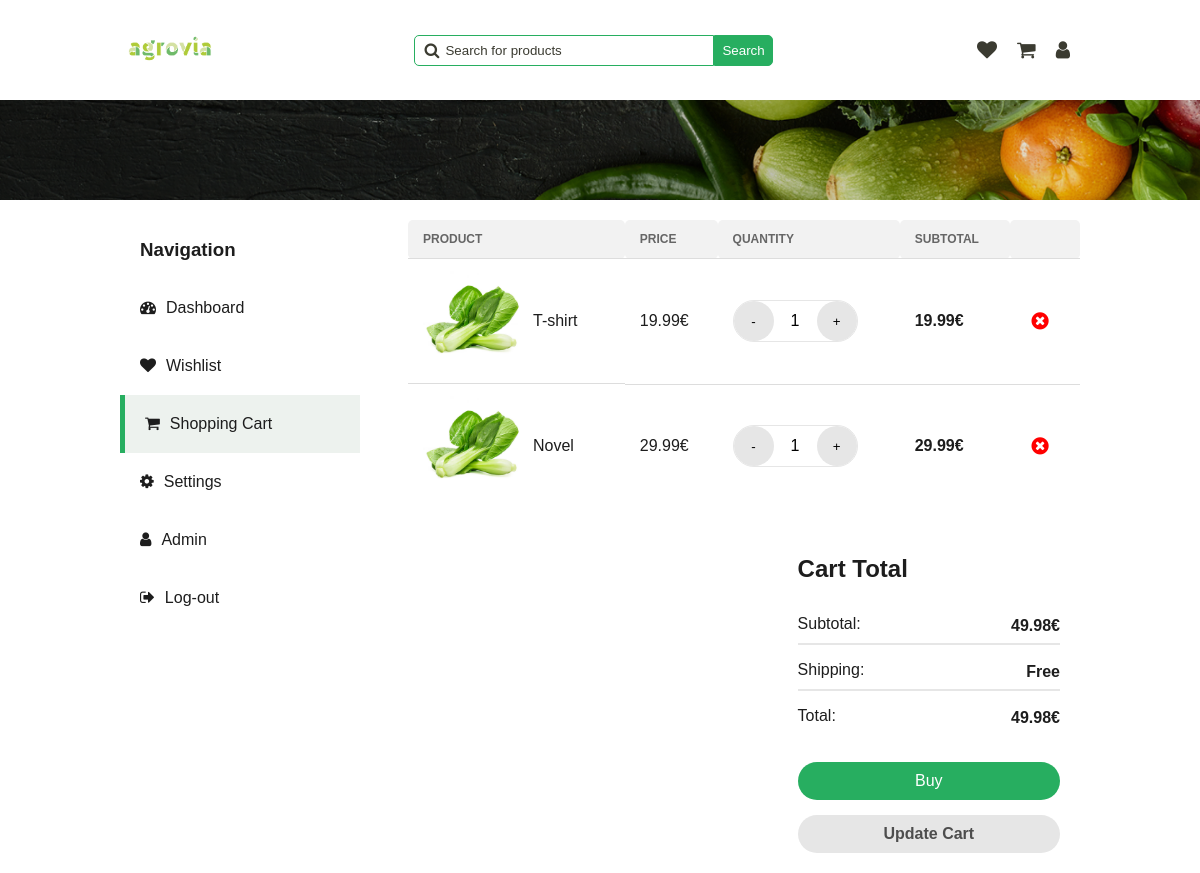
/pages/shopping-cart.php (signed in), run on an earlier commit of the app's database.
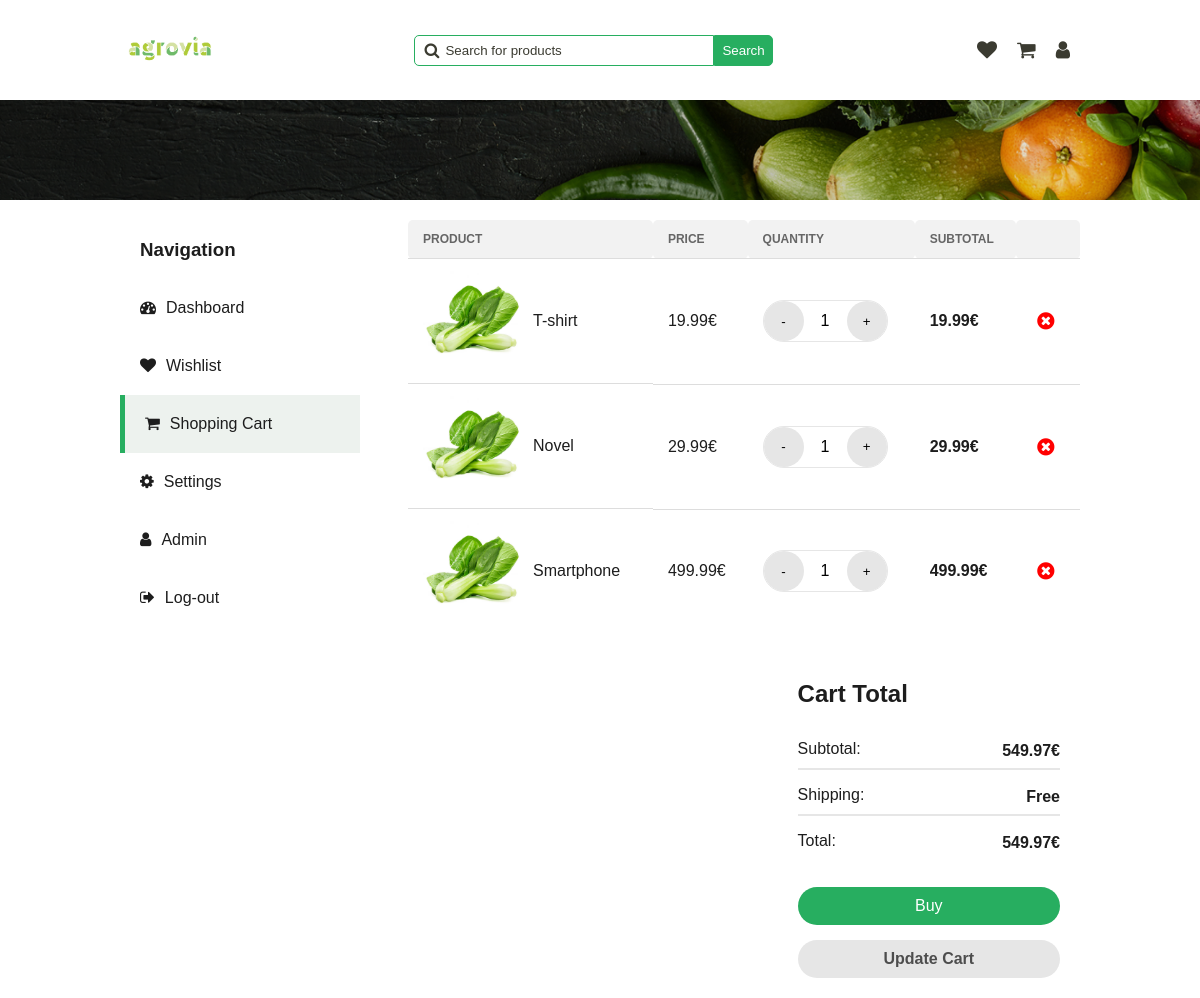
And on a later commit of the database.
### tables this page shows
CREATE TABLE UserSaved (
  id INTEGER PRIMARY KEY,
  user_id INTEGER,
  announce_id INTEGER,
  quantity_selected INTEGER,
  is_in_cart BOOLEAN,
  is_in_favourite BOOLEAN,
  FOREIGN KEY (user_id) REFERENCES User(id),
  FOREIGN KEY (announce_id) REFERENCES Announce(id)
);

CREATE TABLE Announce (
  id INTEGER PRIMARY KEY,
  id_category INTEGER,
  image TEXT,
  title TEXT,
  description TEXT,
  price FLOAT,
  quantity INTEGER,
  rating INTEGER,
  out_of_stock BOOLEAN,
  FOREIGN KEY (id_category) REFERENCES Category(id)
);

### php/user.php (called while the page is built)
<?php
require '../php/pdo.php';
function get_user_by_id($id_user)
{
    global $pdo;
    $query = "SELECT * FROM User WHERE id = :id_user";
    $stmt = $pdo->prepare($query);
    $stmt->bindParam(':id_user', $id_user);
    $stmt->execute();
    $user = $stmt->fetch(PDO::FETCH_ASSOC);
    return $user;
}

### php/announce.php (called while the page is built, shortened)
<?php
require '../php/pdo.php';
function get_shopping_cart_by_user_id($user_id)
{
    global $pdo;
    $query = "SELECT Announce.*, UserSaved.quantity_selected
              FROM Announce
              JOIN UserSaved ON Announce.id = UserSaved.announce_id
              WHERE UserSaved.user_id = :user_id AND UserSaved.is_in_cart = 1
             ";
    $stmt = $pdo->prepare($query);
    $stmt->bindParam(':user_id', $user_id);
    $stmt->execute();
    $shopping_cart = $stmt->fetchAll(PDO::FETCH_ASSOC);
    return $shopping_cart;
}
?>

### pages/shopping-cart.php (the view, shortened to what this page needs)
<!DOCTYPE html>
<html lang="en">
<head>
    <link rel="stylesheet" href="../styles/dashboard.css" onload="load_theme()">
    <link rel="stylesheet" href="../styles/main-header.css">
    <link rel="stylesheet" href="../styles/shopping-cart.css">
    <link rel="stylesheet" href="../styles/wishlist.css">
    <link rel="stylesheet" href="https://cdnjs.cloudflare.com/ajax/libs/font-awesome/4.7.0/css/font-awesome.min.css">
</head>
<body>
    <header>
        <a href="../pages/home.php"><img src="../assets/logo/agrovia-green.png" alt="logo"></a>
        <div class="search-bar">
            <span>
                <i class="fa fa-search"></i>
                <input type="text" name="search" id="search" placeholder="Search for products"
                    onkeydown="if(event.keyCode === 13) search()">
            </span>
            <button onclick="search()">Search</button>
        </div>
        <div class="user">
            <a href="../pages/user/wishlist.html">
                <i class="fa fa-heart"></i>
            </a>
            <a href="../pages/user/cart.html">
                <i class="fa fa-shopping-cart"></i>
            </a>
            <a href="../pages/dashboard.php">
                <i class="fa fa-user"></i>
            </a>
        </div>
    </header>
    <div class="separator-background"></div>
    <?php
    require "../php/user.php";
    require "../php/announce.php";
    $user = get_user_by_id($_SESSION['user_id']);
    $shopping_cart_announce = get_shopping_cart_by_user_id($_SESSION['user_id']);
    $total_price = 0;
    ?>
    <div class="main-container">
        <section class="navigation">
            <h3>Navigation</h3>
            <a href="../pages/dashboard.php">
                <i class="fa fa-tachometer" aria-hidden="true"></i>
                <span>Dashboard</span>
            </a>
            <a href="../pages/wishlist.php">
                <i class="fa fa-heart"></i>
                <span>Wishlist</span>
            </a>
            <a href="../pages/shopping-cart.php" class="active">
                <i class="fa fa-shopping-cart"></i>
                <span>Shopping Cart</span>
            </a>
            <a href="../pages/settings.php">
                <i class="fa fa-gear"></i>
                <span>Settings</span>
            </a>
            <?php
            if ($user['is_admin']) {
                echo '<a href="../pages/admin.php"><i class="fa fa-user"></i><span>Admin</span></a>';
            }
            ?>
            <a href="../php/log-out.php">
                <i class="fa fa-sign-out"></i>
                Log-out
            </a>
        </section>
        <section class="tab-content shopping-cart-section">
            <table>
                <tr>
                    <th>Product</th>
                    <th>Price</th>
                    <th>Quantity</th>
                    <th>Subtotal</th>
                    <th></th>
                </tr>
                <?php foreach ($shopping_cart_announce as $item): ?>
                    <tr id="wishlist-item-<?php echo $item['id']; ?>">
                        <td class="product">
                            <img src="<?php echo $item['image']; ?>" alt="product">
                            <span><?php echo $item['title']; ?></span>
                        </td>
                        <td id="price-<?php echo $item['id']; ?>">
                            <?php echo $item['price']; ?>€
                        </td>
                        <td class="stock-status">
                            <span>
                                <div class="manage-quantity">
                                    <button class="increment" onclick="decrement(<?php echo $item['id']; ?>)">-</button>
                                    <span
                                        id="count-<?php echo $item['id']; ?>"><?php echo $item['quantity_selected']; ?></span>
                                    <button class="decrement" onclick="increment(<?php echo $item['id']; ?>)">+</button>
                                </div>
                            </span>
                        </td>
                        <td>
                            <strong class="subtotal" id="subtotal-<?php echo $item['id']; ?>">
                                <?php echo $item['price'] * $item['quantity_selected']; ?>€
                            </strong>
                        </td>
                        <td>
                            <button class="delete-btn" onclick="delete_wishlist_item(<?php echo $item['id']; ?>)">
                                <i class="fa fa-times-circle" aria-hidden="true"></i>
                            </button>
                        </td>
                    </tr>
                    <?php
                    $total_price += $item['price'] * $item['quantity_selected'];
                endforeach;
                ?>
            </table>
            <section class="total">
                <h3>Cart Total</h3>
                <span class="subtotal-price">
                    Subtotal: <span class="total-price"><?php echo $total_price; ?>€</span>
                </span>
                <hr>
                <span class="shipping-price">
                    Shipping: <span>Free</span>
                </span>
                <hr>
                <span>
                    Total: <span class="total-price"><?php echo $total_price; ?>€</span>
                </span>
                <button class="buy" onclick="">Buy</button>
                <button class="update" id="update-cart" onclick="update_cart();">Update Cart</button>
            </section>
        </section>
    </div>
</body>
</html>

### styles/dashboard.css (style rules this page uses)
.main-container { margin-top: 120px; display: flex; justify-content: space-between; }
.main-container .navigation { display: flex; justify-content: flex-start; flex-direction: column; background-color: var(--white); width: 25%; border-radius: 5px; height: max-content; }
.main-container .navigation h3 { color: var(--dark); padding: 0px 20px 0 20px; }
.main-container .navigation a { padding: 20px; display: flex; justify-content: flex-start; text-decoration: none; color: var(--dark); }
.main-container .navigation a.active { background-color: var(--light-hover-green); border-left: 5px solid var(--secondary); }
.main-container .navigation a i { margin-right: 10px; }
.tab-content { padding: 20px; width: 70%; background-color: var(--white); border-radius: 5px; }

### styles/main-header.css (style rules this page uses)
header { display: flex; justify-content: space-between; align-items: center; }
header a img { width: 100px; }
header .search-bar { display: flex; align-items: center; }
header .search-bar span { display: flex; align-items: center; position: relative; }
header .search-bar span i { position: absolute; left: 10px; color: var(--text); }
header .search-bar span input { padding: 7px; border: 1px solid var(--secondary); border-radius: 5px 0 0 5px; padding-left: 30px; min-width: 300px; }
header .search-bar span input::placeholder { color: var(--text); position: absolute; left: 30px; }
header .search-bar button { padding: 7px; border-radius: 0 5px 5px 0; background-color: var(--secondary); color: var(--white); border: 1px solid var(--secondary); cursor: pointer; }
header .user { display: flex; align-items: center; }
header .user a { text-decoration: none; padding: 10px; }
header .user a i { font-size: 20px; color: var(--text); }
.separator-background { background-image: url("../../assets/backgrounds/separator-background.png"); background-size: cover; background-position: center; background-repeat: no-repeat; width: 100%; height: 100px; position: absolute; left: 0; }

### styles/shopping-cart.css (style rules this page uses)
.tab-content { background-color: transparent; width: 70%; padding: 0; display: flex; align-items: flex-end; flex-direction: column; }
.tab-content table { border-radius: 5px; border: none; width: 100%; border-collapse: collapse; background-color: var(--white); margin-bottom: 22px; }
table tr th { border-radius: 5px; }
table tr:last-child td { border-bottom: none; }
.manage-quantity { display: flex; align-items: center; justify-content: space-between; background-color: var(--white); border-radius: 35px; width: 125px; border: 1px solid var(--light-stroke); }
.manage-quantity button { padding: 12px; width: 40px; height: 40px; border-radius: 50%; border: none; cursor: pointer; background-color: var(--light-stroke); }
.manage-quantity span { width: 25px; text-align: center; border: none; background-color: transparent; color: black; }
.total { display: flex; flex-direction: column; background: white; height: fit-content; padding: 20px; border-radius: 5px; color: var(--dark); width: 45%; }
.total h3 { font-size: 1.5rem; margin-top: 5px; }
.total hr { border: 1px solid var(--light-stroke); width: 100%; }
.total span { display: flex; justify-content: space-between; margin-top: 5px; align-items: center; }
.total span > span { font-weight: 700; }
.total .buy, .total .update { padding: 10px 20px; font-size: 1rem; background-color: var(--secondary); color: white; border: none; border-radius: 50px; cursor: pointer; transition: background-color 0.3s ease; width: 100%; margin-top: 35px; }
.total .update { margin-top: 15px; background-color: var(--light-stroke); color: #4d4d4d; font-weight: 700; }

### styles/wishlist.css (style rules this page uses)
table { width: 100%; border-collapse: collapse; border-spacing: 0; border: 1px solid var(--light-stroke); }
th, td { padding: 12px 15px; text-align: left; border-bottom: 1px solid #ddd; }
td { color: var(--dark); font-weight: 500; }
td.product { display: flex; align-items: center; }
td.product span { margin-left: 10px; }
th { background-color: #f2f2f2; color: #666; text-transform: uppercase; font-size: 12px; }
img { max-width: 100px; height: auto; display: block; }
.delete-btn { background-color: transparent; outline: none; border: none; color: var(--error); cursor: pointer; }
.delete-btn i { font-size: 20px; }

What changed in the data, as far as the page shows it:
now on this page (row edited): usersaved: announce.image (picture), announce.title "Smartphone", announce.price "499.99", quantity_selected "1", $item['price']*$item['quantity_selected'] "499.99"
Also different on the page:
$total_price: "49.98" → "549.97"
